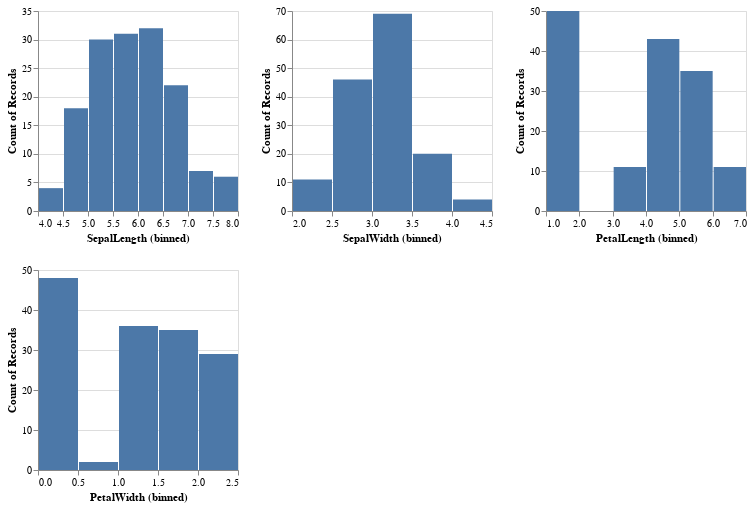

Notebook cell for this chart:
### Markdown cell above
## Adjust histogram bin width for all plots

### Code cell
plot_histogram(df, num_bins = 10)

### Figure 1 — Vega-Lite specification as saved in the notebook (floating-point values rounded to 4 significant figures; data arrays with more than 128 entries replaced by an {"elided": "..."} marker saying what was removed)
{"config": {"view": {"continuousWidth": 400, "continuousHeight": 300}}, "repeat": ["SepalLength", "SepalWidth", "PetalLength", "PetalWidth"], "spec": {"data": {"name": "data-70e4353dc256ad61ea3ac8b904a2d791"}, "mark": "bar", "encoding": {"x": {"bin": {"maxbins": 10}, "field": {"repeat": "repeat"}, "type": "quantitative"}, "y": {"aggregate": "count", "type": "quantitative"}}, "height": 200, "width": 200}, "columns": 3, "$schema": "https://vega.github.io/schema/vega-lite/v4.17.0.json", "datasets": {"data-70e4353dc256ad61ea3ac8b904a2d791": {"elided": "150 records"}}}
